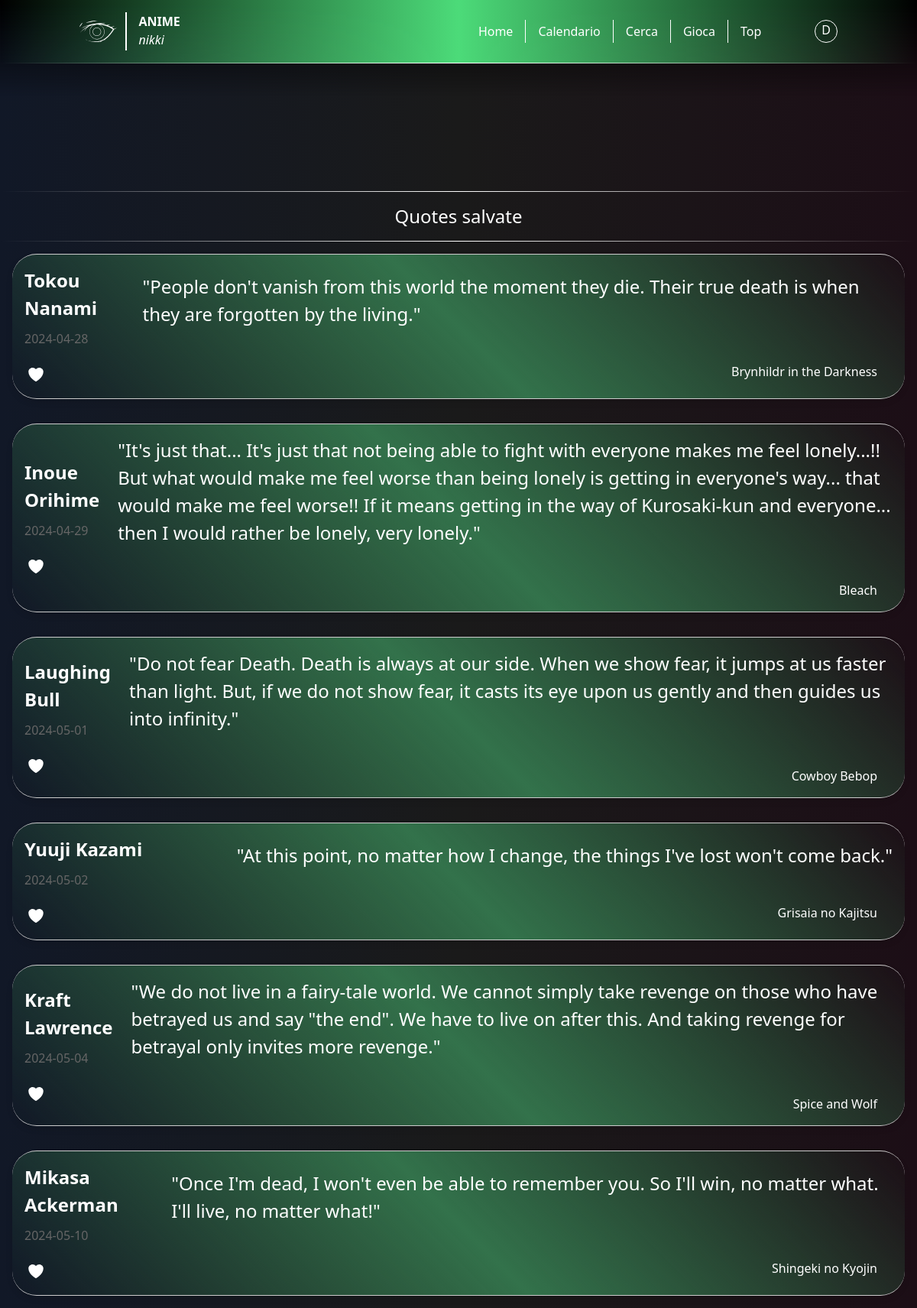
Page /favquotes (signed in) on the committed database.
### tables this page shows
CREATE TABLE user_quotes (
    user_id INTEGER,
    quote_id INTEGER,
    PRIMARY KEY (user_id, quote_id),
    FOREIGN KEY (user_id) REFERENCES users(id),
    FOREIGN KEY (quote_id) REFERENCES quotes(quote_id)
);

CREATE TABLE quotes (
    quote_id INTEGER PRIMARY KEY AUTOINCREMENT,
    user_id INTEGER,
    anime TEXT,
    character VARCHAR(32),
    quote TEXT,
    date DATE DEFAULT CURRENT_DATE,
    FOREIGN KEY (user_id) REFERENCES users(user_id)
);

### app.py (the view)
@app.route('/favquotes')
def favquotes():
    conn = sq.connect('anime.sqlite3')
    cur = conn.cursor()
    cur.execute('''
                SELECT * FROM quotes
                    JOIN user_quotes ON quotes.quote_id = user_quotes.quote_id
                WHERE
                    user_quotes.user_id = ?
                ''', (session.get('username'),))
    data = cur.fetchall()
    conn.close()
    data = [list(row) for row in data]
    formatted_data = [{'id': row[0], 'anime': row[2], 'character': row[3], 'quote': row[4], 'date': row[5]} for row in data]
    return render_template('favquotes.html', data=formatted_data, username=session.get('username', None))

### templates/favquotes.html (shortened to what this page needs)
<!DOCTYPE html>
<html lang="en">
<head>
    <script src="https://cdn.tailwindcss.com"></script>
    <link rel="stylesheet" href="../static/css/home.css">
</head>
<body>
    {% include 'headerq.html' %}
    <main>
        <div class="home-spacing"></div>
        <div class="anime-fullcontainer">
            <div class="separator"></div>
            <h1 class="flex justify-center py-4 title text-2xl">Quotes salvate</h1>
            <div class="separator"></div>
            {% for item in data %}
                <div class="card">
                    <div class="basic-info">
                        <div class="title-date">
                            <div class="anime-title">
                                <h1 id="character-source">{{item.character}}</h1>
                            </div>
                        </div>
                        <div class="anime-description">
                            <p id="date"> {{item.date}}</p>
                        </div>
                        <div class="favourites">
                            <button class="favourite-btn" onclick="switchIcon(this)" id="{{item.id}}" data-user="{{username}}">
                            </button>
                        </div>
                    </div>
                    <div class="genres">
                        <div class="anime-info info-genres">
                            <h3 id="anime-quote">"{{ item.quote }}"</h3>
                        </div>
                        <h2 class="text-right px-5"><a href="{{url_for('get_item_by_name', name=item.anime, is_anime=true)}}">{{item.anime}}</a></h2>
                    </div>
                </div>
            {% endfor %}
        </div>
    </main>
</body>
</html>

### templates/headerq.html (shortened to what this page needs)
<nav class="quote-nav">
    <div class="container mx-auto px-4">
        <div class="flex items-center justify-between py-4">
            <div class="logo">
                <div id="svg-container"></div>
                <div class="headerDivider"></div>
                <div class="logo-name">
                    <h1 class="ali anime text-white-600">ANIME</h1>
                    <h1 class="ali nikki">nikki</h1>
                </div>
            </div>
            <ul class="flex-container space-x-4">
                <li><a href="{{url_for('home')}}" class="text-white hover:text-gray-200">Home</a></li>
                <li><a href="{{url_for('calendar')}}" class="text-white hover:text-gray-200">Calendario</a></li>
                <li><a href="{{url_for('search')}}" class="text-white hover:text-gray-200">Cerca</a></li>
                <li><a href="{{url_for('newgame')}}" class="text-white hover:text-gray-200">Gioca</a></li>
                <li>
                    <div class="sidebar">
                        <a href="" class="text-white hover:text-gray-200">Top</a>
                    </div>
                </li>
                <li>
                    <div class="user-sidebar">
                        <div class="username-circle">{{ username[0] }}</div>
                    </div>
                </li>
            </ul>
        </div>
    </div>
    <div class="separator"></div>
</nav>
<div class="nav-shadow pointer-events-none"></div>

### static/css/home.css (style rules this page uses)
body { background: linear-gradient(90deg, #111827, #1a1a1a, #1c0e16) no-repeat; background-attachment: fixed; background-size: cover; color: #ffffff; }
.headerDivider { border-left: 0.5px solid; border-right: 0.5px solid; height: 50px; }
svg { width: 100%; height: 100%; animation: fadeIn 1s; }
#svg-container { width: 50px; height: 50px; }
.logo { width: 100%; height: 100%; display: flex; gap: 10px; color: #ffffff; }
.anime { animation: fadeIn-translate 1s; font-weight: bolder; transform: translateX(10%); }
.nikki { animation: fadeIn-translate 1.5s; transform: translateX(10%); font-style: italic; }
.logo-name { vertical-align: middle; }
nav { background: linear-gradient(90deg, #111827, transparent, transparent, transparent, transparent, #111827) no-repeat; width: 100%; position: fixed; box-shadow: #111827; z-index: 20; }
.separator { background: linear-gradient(90deg, transparent, white, transparent); height: 1px; padding: 0 10px; }
.flex-container { display: flex; list-style: none; padding: 0; align-items: center; }
.card { border: 1px solid #ccc; background: linear-gradient(45deg, transparent, #181D3C, transparent); border-radius: 32px; border-left: 0px; border-right: 0px; padding: 16px; margin-bottom: 16px; box-shadow: 0 4px 8px rgba(0, 0, 0, 0.1); transition: box-shadow 0.3s ease; display: flex; justify-content: left; align-items: center; }
.card h3, .card2 h3 { font-size: 1.5rem; margin-bottom: 8px; }
.card p, .card2 p { font-size: 1rem; color: #666; }
.title-date { display: flex; justify-content: space-between; align-items: center; }
.anime-fullcontainer { display: flex; flex-direction: column; width: 100%; left: 0px; }
.nav-shadow { z-index: 15; position: fixed; width: 100%; height: 250px; background: linear-gradient(#000000, transparent, transparent); }
.home-spacing { z-index: 0; position: relative; width: 100%; height: 250px; background: transparent; }
.title { width: 100%; text-align: center; animation: fadeIn-translate2 1s; }
.quote-nav { background: linear-gradient(90deg, transparent, #4cdb79, transparent); }
.favourites { width: 30px; height: 30px; }

### rows in the picture
user_quotes: character "Tokou Nanami", date "2024-04-28", quote "People don't vanish from this world the moment they die. Their true death is when they are forgotten by the living.", anime "Brynhildr in the Darkness"
user_quotes: character "Inoue Orihime", date "2024-04-29", quote "It's just that... It's just that not being able to fight with everyone makes me feel lonely...!! But what would make me feel worse than being lonely is getting in everyone's way... that would make me feel worse!! If it means getting in the way of Kurosaki-kun and everyone... then I would rather be lonely, very lonely.", anime "Bleach"
user_quotes: character "Laughing Bull", date "2024-05-01", quote "Do not fear Death. Death is always at our side. When we show fear, it jumps at us faster than light. But, if we do not show fear, it casts its eye upon us gently and then guides us into infinity.", anime "Cowboy Bebop"
user_quotes: character "Yuuji Kazami", date "2024-05-02", quote "At this point, no matter how I change, the things I've lost won't come back.", anime "Grisaia no Kajitsu"
user_quotes: character "Kraft Lawrence", date "2024-05-04", quote "We do not live in a fairy-tale world. We cannot simply take revenge on those who have betrayed us and say \"the end\". We have to live on after this. And taking revenge for betrayal only invites more revenge.", anime "Spice and Wolf"
user_quotes: character "Mikasa Ackerman", date "2024-05-10", quote "Once I'm dead, I won't even be able to remember you. So I'll win, no matter what. I'll live, no matter what!", anime "Shingeki no Kyojin"

### other values in the picture
{{ username[0] }} "D"
